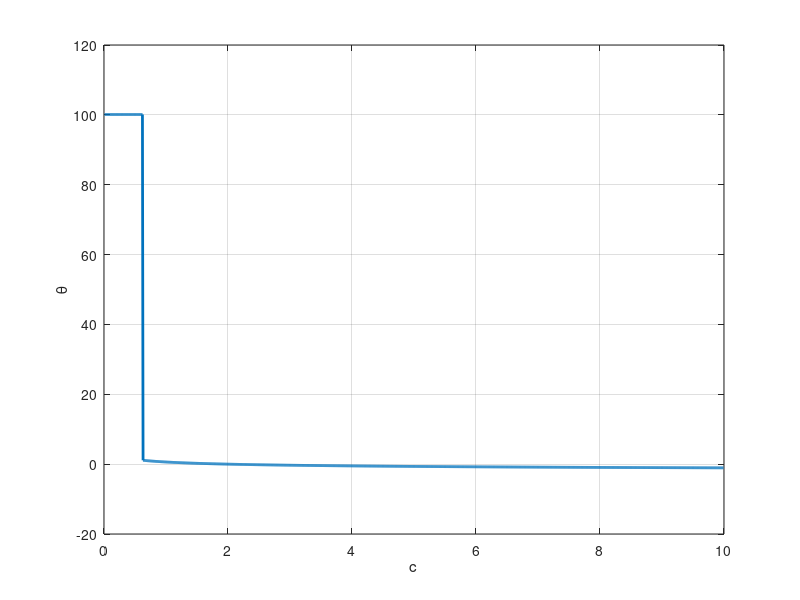

Write the MATLAB code that produced this figure.
% Define the range for c (0 < c < 10, excluding 0 and 10)
c_vals = linspace(0.01, 9.99, 999);

% Initialize array for theta_hat
theta_hat_vals = zeros(size(c_vals));

% Loop to compute theta_hat for each value of c
for i = 1:length(c_vals)
    c = c_vals(i);
    
    if abs(c - 2) < 1e-6
        % When c is approximately 2, set theta_hat to 0
        theta_hat_vals(i) = 0;
    elseif c < 2
        % Define the function to solve (equation 1 from the image)
        f = @(theta_hat) theta_hat - theta_hat * erf(theta_hat / sqrt(2)) - ...
            (2 - c) / sqrt(2*pi) * exp(-theta_hat^2 / 2);
        
        % Solve for theta_hat using fzero (find root of the equation)
        theta_hat_vals(i) = fzero(f, 0);  % restrict solution range based on condition 0 < theta_hat < sqrt((2-c)/c)
    else
        % Define the function to solve (equation 1 from the image)
        f = @(theta_hat) theta_hat - theta_hat * erf(theta_hat / sqrt(2)) - ...
            (2 - c) / sqrt(2*pi) * exp(-theta_hat^2 / 2);
        
        % Solve for theta_hat using fzero (find root of the equation)
        theta_hat_vals(i) = fzero(f, 0); 
    end
end

% Plot the result
figure;
plot(c_vals, theta_hat_vals, 'LineWidth', 2);
xlabel('c');
ylabel('\theta');
grid on;
